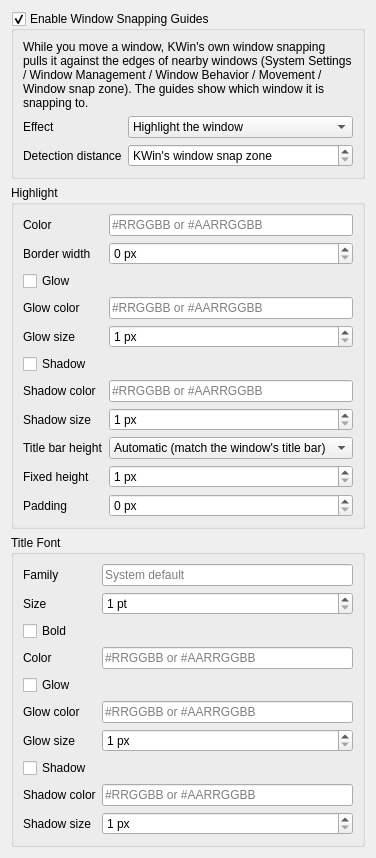
          <widget class="QWidget" name="tab_snappingGuides">
            <attribute name="icon">
              <iconset theme="transform-move"/>
            </attribute>
            <attribute name="title">
              <string>Snapping Guides</string>
            </attribute>
            <layout class="QVBoxLayout" name="verticalLayout_snappingGuides">
          <item>
          <widget class="QGroupBox" name="kcfg_enableWindowSnapGuides">
            <property name="title">
              <string>Enable Window Snapping Guides</string>
            </property>
            <property name="checkable">
              <bool>true</bool>
            </property>
            <layout class="QVBoxLayout" name="verticalLayout_enableWindowSnapGuides">
          <item>
          <widget class="QLabel" name="label_windowSnapExplanation">
            <property name="text">
              <string>While you move a window, KWin's own window snapping pulls it against the edges of nearby windows (System Settings / Window Management / Window Behavior / Movement / Window snap zone). The guides show which window it is snapping to.</string>
            </property>
            <property name="wordWrap">
              <bool>true</bool>
            </property>
          </widget>
          </item>
          <item>
          <layout class="QFormLayout" name="formLayout_windowSnap">
          <item row="0" column="0">
          <widget class="QLabel" name="label_windowSnapEffect">
            <property name="text">
              <string>Effect</string>
            </property>
          </widget>
          </item>
          <item row="0" column="1">
          <widget class="QComboBox" name="kcfg_windowSnapEffect">
            <item>
              <property name="text">
                <string>Highlight the window</string>
              </property>
            </item>
            <item>
              <property name="text">
                <string>Bring the window to the front</string>
              </property>
            </item>
            <item>
              <property name="text">
                <string>Both</string>
              </property>
            </item>
          </widget>
          </item>
          <item row="1" column="0">
          <widget class="QLabel" name="label_windowSnapDistance">
            <property name="text">
              <string>Detection distance</string>
            </property>
          </widget>
          </item>
          <item row="1" column="1">
          <widget class="QSpinBox" name="kcfg_windowSnapDistance">
            <property name="suffix">
              <string> px</string>
            </property>
            <property name="minimum">
              <number>0</number>
            </property>
            <property name="maximum">
              <number>200</number>
            </property>
            <property name="specialValueText">
              <string>KWin's window snap zone</string>
            </property>
          </widget>
          </item>
          </layout>
          </item>
            </layout>
          </widget>
          </item>
          <item>
          <widget class="QGroupBox" name="windowSnapHighlight">
            <property name="title">
              <string>Highlight</string>
            </property>
            <layout class="QVBoxLayout" name="verticalLayout_windowSnapHighlight">
          <item>
          <layout class="QFormLayout" name="formLayout_windowSnapHighlight">
          <item row="0" column="0">
          <widget class="QLabel" name="label_windowSnapColor">
            <property name="text">
              <string>Color</string>
            </property>
          </widget>
          </item>
          <item row="0" column="1">
          <widget class="QLineEdit" name="kcfg_windowSnapColor">
            <property name="placeholderText">
              <string>#RRGGBB or #AARRGGBB</string>
            </property>
          </widget>
          </item>
          <item row="1" column="0">
          <widget class="QLabel" name="label_windowSnapBorderWidth">
            <property name="text">
              <string>Border width</string>
            </property>
          </widget>
          </item>
          <item row="1" column="1">
          <widget class="QSpinBox" name="kcfg_windowSnapBorderWidth">
            <property name="suffix">
              <string> px</string>
            </property>
            <property name="minimum">
              <number>0</number>
            </property>
            <property name="maximum">
              <number>50</number>
            </property>
          </widget>
          </item>
          <item row="2" column="0" colspan="2">
          <widget class="QCheckBox" name="kcfg_windowSnapGlowEnabled">
            <property name="text">
              <string>Glow</string>
            </property>
          </widget>
          </item>
          <item row="3" column="0">
          <widget class="QLabel" name="label_windowSnapGlowColor">
            <property name="text">
              <string>Glow color</string>
            </property>
          </widget>
          </item>
          <item row="3" column="1">
          <widget class="QLineEdit" name="kcfg_windowSnapGlowColor">
            <property name="placeholderText">
              <string>#RRGGBB or #AARRGGBB</string>
            </property>
          </widget>
          </item>
          <item row="4" column="0">
          <widget class="QLabel" name="label_windowSnapGlowSize">
            <property name="text">
              <string>Glow size</string>
            </property>
          </widget>
          </item>
          <item row="4" column="1">
          <widget class="QSpinBox" name="kcfg_windowSnapGlowSize">
            <property name="suffix">
              <string> px</string>
            </property>
            <property name="minimum">
              <number>1</number>
            </property>
            <property name="maximum">
              <number>64</number>
            </property>
          </widget>
          </item>
          <item row="5" column="0" colspan="2">
          <widget class="QCheckBox" name="kcfg_windowSnapShadowEnabled">
            <property name="text">
              <string>Shadow</string>
            </property>
          </widget>
          </item>
          <item row="6" column="0">
          <widget class="QLabel" name="label_windowSnapShadowColor">
            <property name="text">
              <string>Shadow color</string>
            </property>
          </widget>
          </item>
          <item row="6" column="1">
          <widget class="QLineEdit" name="kcfg_windowSnapShadowColor">
            <property name="placeholderText">
              <string>#RRGGBB or #AARRGGBB</string>
            </property>
          </widget>
          </item>
          <item row="7" column="0">
          <widget class="QLabel" name="label_windowSnapShadowSize">
            <property name="text">
              <string>Shadow size</string>
            </property>
          </widget>
          </item>
          <item row="7" column="1">
          <widget class="QSpinBox" name="kcfg_windowSnapShadowSize">
            <property name="suffix">
              <string> px</string>
            </property>
            <property name="minimum">
              <number>1</number>
            </property>
            <property name="maximum">
              <number>64</number>
            </property>
          </widget>
          </item>
          <item row="8" column="0">
          <widget class="QLabel" name="label_windowSnapTitleHeightMode">
            <property name="text">
              <string>Title bar height</string>
            </property>
          </widget>
          </item>
          <item row="8" column="1">
          <widget class="QComboBox" name="kcfg_windowSnapTitleHeightMode">
            <item>
              <property name="text">
                <string>Automatic (match the window's title bar)</string>
              </property>
            </item>
            <item>
              <property name="text">
                <string>Fixed height</string>
              </property>
            </item>
            <item>
              <property name="text">
                <string>Fixed padding around the title</string>
              </property>
            </item>
          </widget>
          </item>
          <item row="9" column="0">
          <widget class="QLabel" name="label_windowSnapTitleHeight">
            <property name="text">
              <string>Fixed height</string>
            </property>
          </widget>
          </item>
          <item row="9" column="1">
          <widget class="QSpinBox" name="kcfg_windowSnapTitleHeight">
            <property name="suffix">
              <string> px</string>
            </property>
            <property name="minimum">
              <number>1</number>
            </property>
            <property name="maximum">
              <number>200</number>
            </property>
          </widget>
          </item>
          <item row="10" column="0">
          <widget class="QLabel" name="label_windowSnapTitlePadding">
            <property name="text">
              <string>Padding</string>
            </property>
          </widget>
          </item>
          <item row="10" column="1">
          <widget class="QSpinBox" name="kcfg_windowSnapTitlePadding">
            <property name="suffix">
              <string> px</string>
            </property>
            <property name="minimum">
              <number>0</number>
            </property>
            <property name="maximum">
              <number>100</number>
            </property>
          </widget>
          </item>
          </layout>
          </item>
            </layout>
          </widget>
          </item>
          <item>
          <widget class="QGroupBox" name="windowSnapFont">
            <property name="title">
              <string>Title Font</string>
            </property>
            <layout class="QVBoxLayout" name="verticalLayout_windowSnapFont">
          <item>
          <layout class="QFormLayout" name="formLayout_windowSnapFont">
          <item row="0" column="0">
          <widget class="QLabel" name="label_windowSnapFontFamily">
            <property name="text">
              <string>Family</string>
            </property>
          </widget>
          </item>
          <item row="0" column="1">
          <widget class="QLineEdit" name="kcfg_windowSnapFontFamily">
            <property name="placeholderText">
              <string>System default</string>
            </property>
          </widget>
          </item>
          <item row="1" column="0">
          <widget class="QLabel" name="label_windowSnapFontSize">
            <property name="text">
              <string>Size</string>
            </property>
          </widget>
          </item>
          <item row="1" column="1">
          <widget class="QSpinBox" name="kcfg_windowSnapFontSize">
            <property name="suffix">
              <string> pt</string>
            </property>
            <property name="minimum">
              <number>1</number>
            </property>
            <property name="maximum">
              <number>96</number>
            </property>
          </widget>
          </item>
          <item row="2" column="0" colspan="2">
          <widget class="QCheckBox" name="kcfg_windowSnapFontBold">
            <property name="text">
              <string>Bold</string>
            </property>
          </widget>
          </item>
          <item row="3" column="0">
          <widget class="QLabel" name="label_windowSnapFontColor">
            <property name="text">
              <string>Color</string>
            </property>
          </widget>
          </item>
          <item row="3" column="1">
          <widget class="QLineEdit" name="kcfg_windowSnapFontColor">
            <property name="placeholderText">
              <string>#RRGGBB or #AARRGGBB</string>
            </property>
          </widget>
          </item>
          <item row="4" column="0" colspan="2">
          <widget class="QCheckBox" name="kcfg_windowSnapFontGlowEnabled">
            <property name="text">
              <string>Glow</string>
            </property>
          </widget>
          </item>
          <item row="5" column="0">
          <widget class="QLabel" name="label_windowSnapFontGlowColor">
            <property name="text">
              <string>Glow color</string>
            </property>
          </widget>
          </item>
          <item row="5" column="1">
          <widget class="QLineEdit" name="kcfg_windowSnapFontGlowColor">
            <property name="placeholderText">
              <string>#RRGGBB or #AARRGGBB</string>
            </property>
          </widget>
          </item>
          <item row="6" column="0">
          <widget class="QLabel" name="label_windowSnapFontGlowSize">
            <property name="text">
              <string>Glow size</string>
            </property>
          </widget>
          </item>
          <item row="6" column="1">
          <widget class="QSpinBox" name="kcfg_windowSnapFontGlowSize">
            <property name="suffix">
              <string> px</string>
            </property>
            <property name="minimum">
              <number>1</number>
            </property>
            <property name="maximum">
              <number>64</number>
            </property>
          </widget>
          </item>
          <item row="7" column="0" colspan="2">
          <widget class="QCheckBox" name="kcfg_windowSnapFontShadowEnabled">
            <property name="text">
              <string>Shadow</string>
            </property>
          </widget>
          </item>
          <item row="8" column="0">
          <widget class="QLabel" name="label_windowSnapFontShadowColor">
            <property name="text">
              <string>Shadow color</string>
            </property>
          </widget>
          </item>
          <item row="8" column="1">
          <widget class="QLineEdit" name="kcfg_windowSnapFontShadowColor">
            <property name="placeholderText">
              <string>#RRGGBB or #AARRGGBB</string>
            </property>
          </widget>
          </item>
          <item row="9" column="0">
          <widget class="QLabel" name="label_windowSnapFontShadowSize">
            <property name="text">
              <string>Shadow size</string>
            </property>
          </widget>
          </item>
          <item row="9" column="1">
          <widget class="QSpinBox" name="kcfg_windowSnapFontShadowSize">
            <property name="suffix">
              <string> px</string>
            </property>
            <property name="minimum">
              <number>1</number>
            </property>
            <property name="maximum">
              <number>64</number>
            </property>
          </widget>
          </item>
          </layout>
          </item>
            </layout>
          </widget>
          </item>
          <item>
            <spacer name="verticalSpacer_snappingGuides">
              <property name="orientation">
                <enum>Qt::Orientation::Vertical</enum>
              </property>
              <property name="sizeHint" stdset="0">
                <size>
                  <width>0</width>
                  <height>0</height>
                </size>
              </property>
            </spacer>
          </item>
            </layout>
          </widget>
